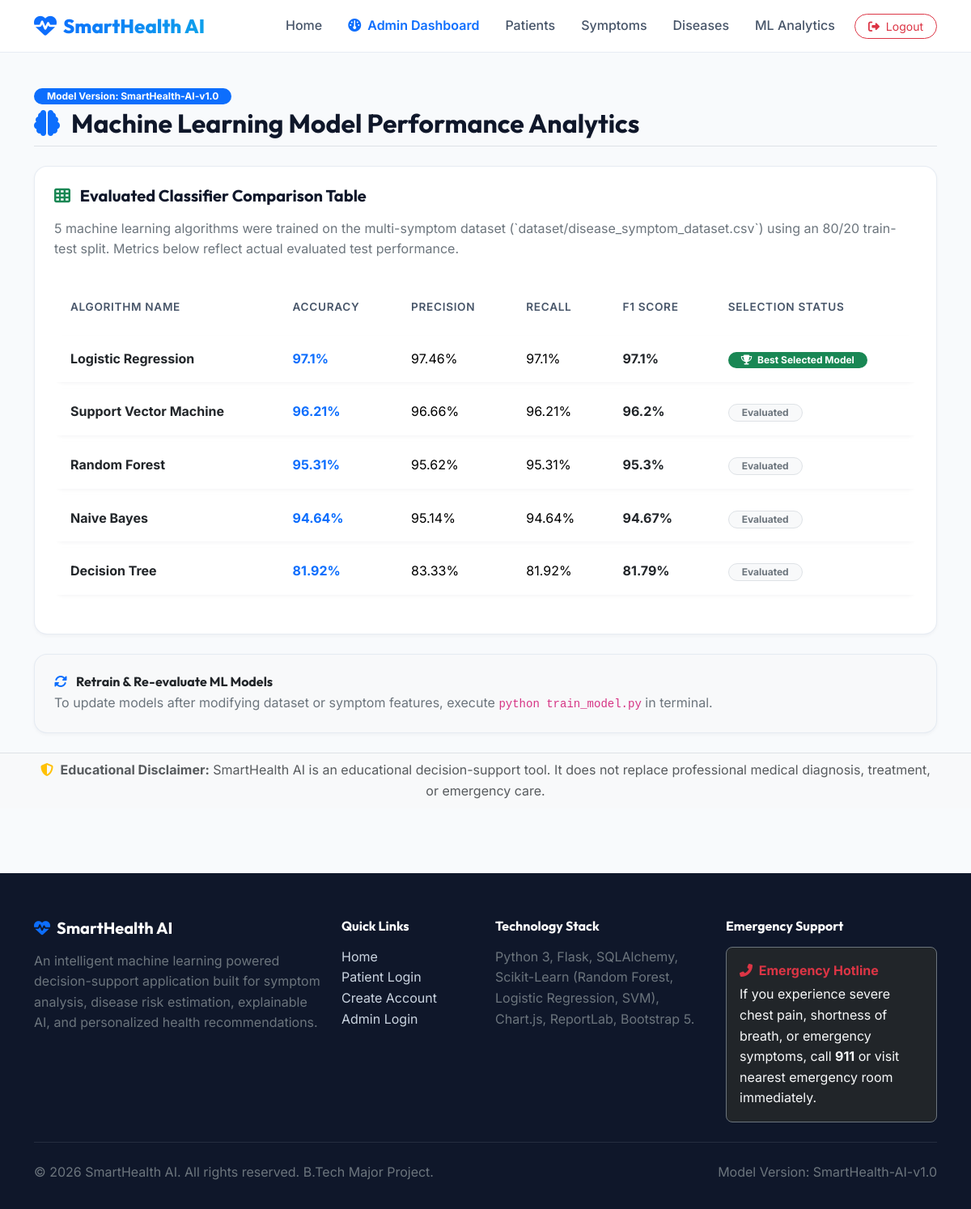
The page /admin/ml_analytics (signed in) on the database its author committed.
### app/models/prediction.py (models this page shows)
class ModelMetric(db.Model):
    __tablename__ = 'model_metrics'
    id = db.Column(db.Integer, primary_key=True)
    model_name = db.Column(db.String(80), nullable=False)
    accuracy = db.Column(db.Float, nullable=False)
    precision = db.Column(db.Float, nullable=False)
    recall = db.Column(db.Float, nullable=False)
    f1_score = db.Column(db.Float, nullable=False)
    is_best = db.Column(db.Boolean, default=False)
    created_at = db.Column(db.DateTime, default=datetime.utcnow)

### app/routes/admin.py (the view)
@admin_bp.route('/ml_analytics')
@login_required
@admin_required
def ml_analytics():
    metrics = ModelMetric.query.order_by(ModelMetric.f1_score.desc()).all()
    base_dir = os.path.abspath(os.path.join(current_app.root_path, '..'))
    metrics_path = os.path.join(base_dir, 'models', 'metrics.pkl')
    artifact_data = None
    if os.path.exists(metrics_path):
        artifact_data = joblib.load(metrics_path)
    return render_template(
        'admin/ml_analytics.html',
        metrics=metrics,
        artifact_data=artifact_data
    )

### app/models/user.py (called while the page is built)
    def is_admin(self):
        return self.role == 'admin'

### app/utils/helpers.py (called while the page is built)
def admin_required(f):
    @wraps(f)
    def decorated_function(*args, **kwargs):
        if not current_user.is_authenticated or not current_user.is_admin():
            flash('Access denied. Administrator privileges are required to access this resource.', 'danger')
            return redirect(url_for('auth.admin_login'))
        return f(*args, **kwargs)
    return decorated_function

### templates/admin/ml_analytics.html (shortened to what this page needs)
{% extends "base.html" %}
{% block content %}
<div class="container py-4">
    <div class="d-flex flex-column flex-md-row justify-content-between align-items-md-center mb-4 pb-2 border-bottom">
        <div>
            <span class="badge bg-primary text-white rounded-pill px-3 py-1 mb-1">Model Version: SmartHealth-AI-v1.0</span>
            <h2 class="fw-bold mb-0"><i class="fa-solid fa-brain text-primary me-2"></i> Machine Learning Model Performance Analytics</h2>
        </div>
    </div>
    <div class="card-modern p-4 mb-4">
        <h5 class="fw-bold mb-3"><i class="fa-solid fa-table-cells text-success me-2"></i> Evaluated Classifier Comparison Table</h5>
        <p class="text-secondary fs-7 mb-4">
            5 machine learning algorithms were trained on the multi-symptom dataset (`dataset/disease_symptom_dataset.csv`) using an 80/20 train-test split. Metrics below reflect actual evaluated test performance.
        </p>
        <div class="table-responsive">
            <table class="table table-custom align-middle">
                <thead>
                    <tr>
                        <th>Algorithm Name</th>
                        <th>Accuracy</th>
                        <th>Precision</th>
                        <th>Recall</th>
                        <th>F1 Score</th>
                        <th>Selection Status</th>
                    </tr>
                </thead>
                <tbody>
                    {% for m in metrics %}
                        <tr {% if m.is_best %}class="table-primary-subtle"{% endif %}>
                            <td class="fw-bold text-dark fs-6">{{ m.model_name }}</td>
                            <td><span class="fw-bold text-primary">{{ m.accuracy }}%</span></td>
                            <td>{{ m.precision }}%</td>
                            <td>{{ m.recall }}%</td>
                            <td class="fw-bold text-dark">{{ m.f1_score }}%</td>
                            <td>
                                {% if m.is_best %}
                                    <span class="badge bg-success rounded-pill px-3 py-1">
                                        <i class="fa-solid fa-trophy me-1"></i> Best Selected Model
                                    </span>
                                {% else %}
                                    <span class="badge bg-light text-secondary border rounded-pill px-3 py-1">Evaluated</span>
                                {% endif %}
                            </td>
                        </tr>
                    {% endfor %}
                </tbody>
            </table>
        </div>
    </div>
    <div class="card-modern p-4 bg-light border-dashed">
        <div class="d-flex flex-column flex-md-row justify-content-between align-items-md-center">
            <div>
                <h6 class="fw-bold text-dark mb-1"><i class="fa-solid fa-rotate me-2 text-primary"></i> Retrain & Re-evaluate ML Models</h6>
                <p class="text-secondary fs-7 mb-0">To update models after modifying dataset or symptom features, execute <code>python train_model.py</code> in terminal.</p>
            </div>
        </div>
    </div>
</div>
{% endblock %}

### static/css/custom.css (style rules this page uses)
:root { --primary-color: #0d6efd; --primary-hover: #0b5ed7; --medical-teal: #0ea5e9; --accent-emerald: #10b981; --warning-amber: #f59e0b; --danger-rose: #ef4444; --dark-navy: #0f172a; --slate-gray: #475569; --light-bg: #f8fafc; --card-bg: #ffffff; --glass-bg: rgba(255, 255, 255, 0.85); --glass-border: rgba(226, 232, 240, 0.8); --shadow-sm: 0 2px 4px rgba(15, 23, 42, 0.04); --shadow-md: 0 10px 25px -5px rgba(15, 23, 42, 0.08); --shadow-lg: 0 20px 35px -10px rgba(15, 23, 42, 0.12); --radius-lg: 16px; --radius-md: 12px; }
body { font-family: 'Inter', system-ui, -apple-system, sans-serif; background-color: var(--light-bg); color: var(--dark-navy); line-height: 1.6; overflow-x: hidden; }
h1, h2, h3, h4, h5, h6, .navbar-brand { font-family: 'Outfit', sans-serif; font-weight: 700; }
.card-modern { background: var(--card-bg); border: 1px solid var(--glass-border); border-radius: var(--radius-lg); box-shadow: var(--shadow-sm); transition: transform 0.25s ease, box-shadow 0.25s ease; }
.table-custom { border-collapse: separate; border-spacing: 0 8px; }
.table-custom tbody tr { background: #ffffff; border-radius: var(--radius-md); box-shadow: var(--shadow-sm); transition: transform 0.15s ease; }
.table-custom td, .table-custom th { padding: 1rem 1.25rem; border: none; vertical-align: middle; }
.table-custom th { color: var(--slate-gray); font-weight: 600; font-size: 0.85rem; text-transform: uppercase; letter-spacing: 0.05em; }

### rows shown on the page
ModelMetric: model_name "Logistic Regression", accuracy "97.1", precision "97.46", recall "97.1", f1_score "97.1", is_best True (drawn)
ModelMetric: model_name "Support Vector Machine", accuracy "96.21", precision "96.66", recall "96.21", f1_score "96.2", is_best "Evaluated"
ModelMetric: model_name "Random Forest", accuracy "95.31", precision "95.62", recall "95.31", f1_score "95.3", is_best "Evaluated"
ModelMetric: model_name "Naive Bayes", accuracy "94.64", precision "95.14", recall "94.64", f1_score "94.67", is_best "Evaluated"
ModelMetric: model_name "Decision Tree", accuracy "81.92", precision "83.33", recall "81.92", f1_score "81.79", is_best "Evaluated"
